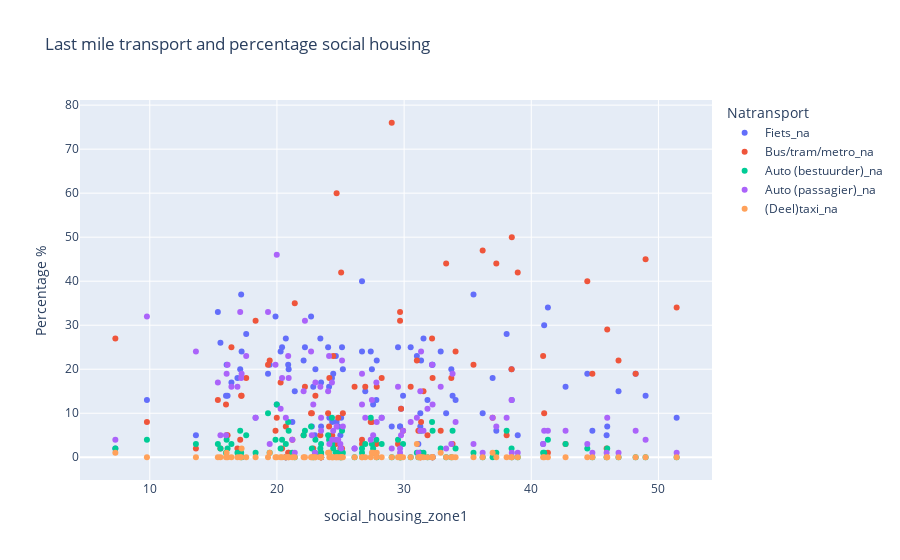

Source (notebook cell):
### Code cell
df_melted = stations_merged.melt(
    id_vars=['social_housing_zone1', 'Station_Naam'],
    value_vars=['Fiets_na', 'Bus/tram/metro_na', 'Auto (bestuurder)_na', 'Auto (passagier)_na', '(Deel)taxi_na'], 
    var_name='Natransport', 
    value_name='Percentage %'
)

fig = px.scatter(df_melted, x='social_housing_zone1', y='Percentage %', title='Last mile transport and percentage social housing', color='Natransport', hover_data=['Station_Naam'])
fig.show()

### Figure 1 — Plotly figure (JSON) as saved in the notebook; plotly's stock layout.template omitted (floating-point values rounded to 4 significant figures)
{"data": [{"customdata": [["alkmaar"], ["alkmaar-noord"], ["alphen-aan-den-rijn"], ["amsterdam-amstel"], ["amsterdam-centraal"], ["amsterdam-zuid"], ["anna-paulowna"], ["barendrecht"], ["beverwijk"], ["amsterdam-bijlmer-arena"], ["rotterdam-blaak"], ["bloemendaal"], ["bodegraven"], ["boskoop"], ["bovenkarspel-flora"], ["bovenkarspel-grootebroek"], ["bussum-zuid"], ["castricum"], ["de-vink"], ["delft"], ["delft-campus"], ["den-haag-centraal"], ["den-helder"], ["diemen"], ["diemen-zuid"], ["den-haag-hs"], ["den-helder-zuid"], ["dordrecht-zuid"], ["dordrecht"], ["driehuis"], ["duivendrecht"], ["enkhuizen"], ["gouda"], ["gouda-goverwelle"], ["haarlem"], ["halfweg-zwanenburg"], ["heemskerk"], ["heemstede-aerdenhout"], ["heerhugowaard"], ["heiloo"], ["hillegom"], ["hilversum"], ["hollandsche-rading"], ["amsterdam-holendrecht"], ["hoofddorp"], ["hoogkarspel"], ["hoorn"], ["hoorn-kersenboogerd"], ["zaandam-kogerveld"], ["koog-aan-de-zaan"], ["krommenie-assendelft"], ["den-haag-laan-van-noi"], ["lansingerland-zoetermeer"], ["leiden-centraal"], ["leiden-lammenschans"], ["amsterdam-lelylaan"], ["rotterdam-lombardijen"], ["den-haag-mariahoeve"], ["hilversum-media-park"], ["den-haag-moerwijk"], ["amsterdam-muiderpoort"], ["naarden-bussum"], ["nieuwerkerk-a-d-ijssel"], ["nieuw-vennep"], ["obdam"], ["overveen"], ["purmerend-overwhere"], ["purmerend"], ["amsterdam-rai"], ["rijswijk"], ["rotterdam-alexander"], ["rotterdam-centraal"], ["rotterdam-noord"], ["rotterdam-zuid"], ["santpoort-noord"], ["santpoort-zuid"], ["sassenheim"], ["schagen"], ["schiedam-centrum"], ["schiphol-airport"], ["capelle-schollevaar"], ["amsterdam-science-park"], ["amsterdam-sloterdijk"], ["boskoop-snijdelwijk"], ["haarlem-spaarnwoude"], ["hilversum-sportpark"], ["waddinxveen-triangel"], ["uitgeest"], ["voorburg"], ["voorhout"], ["voorschoten"], ["waddinxveen-noord"], ["waddinxveen"], ["weesp"], ["purmerend-weidevenne"], ["wormerveer"], ["den-haag-ypenburg"], ["zaandam"], ["zaandijk-zaanse-schans"], ["zandvoort-aan-zee"], ["zoetermeer"], ["zoetermeer-oost"], ["zwijndrecht"]], "hovertemplate": "Natransport=Fiets_na<br>social_housing_zone1=%{x}<br>Percentage %=%{y}<br>Station_Naam=%{customdata[0]}<extra></extra>", "legendgroup": "Fiets_na", "marker": {"color": "#636efa", "symbol": "circle"}, "mode": "markers", "name": "Fiets_na", "orientation": "h", "showlegend": true, "type": "scatter", "x": [24.43, 24.02, 20.29, 38.47, 36.18, 21.4, 19.99, 31.33, 30.52, 26.1, 38.93, 15.56, 20.4, 20.7, 26.69, 26.69, 24.1, 15.35, 27.38, 35.46, 41.31, 29.68, 31.0, 36.96, 40.93, 51.43, 32.2, 31.84, 34.05, 16.12, 29.03, 24.63, 25.18, 23.41, 19.43, 20.92, 38.06, 17.19, 16.04, 19.89, 22.68, 27.85, 13.63, 31.12, 18.32, 17.11, 26.94, 22.1, 38.45, 31.27, 29.52, 29.68, 32.24, 33.71, 31.52, 48.99, 45.97, 24.35, 24.99, 44.4, 46.86, 17.22, 33.81, 22.2, 9.775, 22.99, 41.01, 29.92, 24.82, 24.12, 37.25, 33.31, 48.21, 44.8, 27.56, 22.86, 19.3, 16.89, 24.69, 7.292, 42.7, 45.92, 25.05, 20.7, 27.82, 22.74, 23.47, 17.58, 15.99, 24.33, 25.12, 23.47, 23.47, 27.47, 20.88, 32.88, 16.42, 29.76, 31.27, 21.21, 28.24, 32.24, 23.02], "xaxis": "x", "y": [19, 25, 24, 13, 10, 15, 12, 22, 25, 2, 5, 26, 25, 27, 40, 24, 16, 33, 24, 37, 34, 7, 23, 18, 3, 9, 21, 13, 13, 14, 7, 23, 20, 27, 21, 20, 28, 37, 21, 32, 32, 22, 5, 3, 9, 20, 15, 22, 20, 10, 25, 7, 0, 20, 27, 14, 7, 8, 5, 19, 15, 24, 14, 25, 13, 5, 30, 14, 7, 9, 6, 10, 19, 6, 12, 16, 19, 18, 8, 2, 16, 5, 9, 0, 13, 7, 0, 28, 14, 18, 25, 7, 17, 20, 21, 24, 17, 11, 7, 8, 9, 21, 20], "yaxis": "y"}, {"customdata": [["alkmaar"], ["alkmaar-noord"], ["alphen-aan-den-rijn"], ["amsterdam-amstel"], ["amsterdam-centraal"], ["amsterdam-zuid"], ["anna-paulowna"], ["barendrecht"], ["beverwijk"], ["amsterdam-bijlmer-arena"], ["rotterdam-blaak"], ["bloemendaal"], ["bodegraven"], ["boskoop"], ["bovenkarspel-flora"], ["bovenkarspel-grootebroek"], ["bussum-zuid"], ["castricum"], ["de-vink"], ["delft"], ["delft-campus"], ["den-haag-centraal"], ["den-helder"], ["diemen"], ["diemen-zuid"], ["den-haag-hs"], ["den-helder-zuid"], ["dordrecht-zuid"], ["dordrecht"], ["driehuis"], ["duivendrecht"], ["enkhuizen"], ["gouda"], ["gouda-goverwelle"], ["haarlem"], ["halfweg-zwanenburg"], ["heemskerk"], ["heemstede-aerdenhout"], ["heerhugowaard"], ["heiloo"], ["hillegom"], ["hilversum"], ["hollandsche-rading"], ["amsterdam-holendrecht"], ["hoofddorp"], ["hoogkarspel"], ["hoorn"], ["hoorn-kersenboogerd"], ["zaandam-kogerveld"], ["koog-aan-de-zaan"], ["krommenie-assendelft"], ["den-haag-laan-van-noi"], ["lansingerland-zoetermeer"], ["leiden-centraal"], ["leiden-lammenschans"], ["amsterdam-lelylaan"], ["rotterdam-lombardijen"], ["den-haag-mariahoeve"], ["hilversum-media-park"], ["den-haag-moerwijk"], ["amsterdam-muiderpoort"], ["naarden-bussum"], ["nieuwerkerk-a-d-ijssel"], ["nieuw-vennep"], ["obdam"], ["overveen"], ["purmerend-overwhere"], ["purmerend"], ["amsterdam-rai"], ["rijswijk"], ["rotterdam-alexander"], ["rotterdam-centraal"], ["rotterdam-noord"], ["rotterdam-zuid"], ["santpoort-noord"], ["santpoort-zuid"], ["sassenheim"], ["schagen"], ["schiedam-centrum"], ["schiphol-airport"], ["capelle-schollevaar"], ["amsterdam-science-park"], ["amsterdam-sloterdijk"], ["boskoop-snijdelwijk"], ["haarlem-spaarnwoude"], ["hilversum-sportpark"], ["waddinxveen-triangel"], ["uitgeest"], ["voorburg"], ["voorhout"], ["voorschoten"], ["waddinxveen-noord"], ["waddinxveen"], ["weesp"], ["purmerend-weidevenne"], ["wormerveer"], ["den-haag-ypenburg"], ["zaandam"], ["zaandijk-zaanse-schans"], ["zandvoort-aan-zee"], ["zoetermeer"], ["zoetermeer-oost"], ["zwijndrecht"]], "hovertemplate": "Natransport=Bus/tram/metro_na<br>social_housing_zone1=%{x}<br>Percentage %=%{y}<br>Station_Naam=%{customdata[0]}<extra></extra>", "legendgroup": "Bus/tram/metro_na", "marker": {"color": "#EF553B", "symbol": "circle"}, "mode": "markers", "name": "Bus/tram/metro_na", "orientation": "h", "showlegend": true, "type": "scatter", "x": [24.43, 24.02, 20.29, 38.47, 36.18, 21.4, 19.99, 31.33, 30.52, 26.1, 38.93, 15.56, 20.4, 20.7, 26.69, 26.69, 24.1, 15.35, 27.38, 35.46, 41.31, 29.68, 31.0, 36.96, 40.93, 51.43, 32.2, 31.84, 34.05, 16.12, 29.03, 24.63, 25.18, 23.41, 19.43, 20.92, 38.06, 17.19, 16.04, 19.89, 22.68, 27.85, 13.63, 31.12, 18.32, 17.11, 26.94, 22.1, 38.45, 31.27, 29.52, 29.68, 32.24, 33.71, 31.52, 48.99, 45.97, 24.35, 24.99, 44.4, 46.86, 17.22, 33.81, 22.2, 9.775, 22.99, 41.01, 29.92, 24.82, 24.12, 37.25, 33.31, 48.21, 44.8, 27.56, 22.86, 19.3, 16.89, 24.69, 7.292, 42.7, 45.92, 25.05, 20.7, 27.82, 22.74, 23.47, 17.58, 15.99, 24.33, 25.12, 23.47, 23.47, 27.47, 20.88, 32.88, 16.42, 29.76, 31.27, 21.21, 28.24, 32.24, 23.02], "xaxis": "x", "y": ["23%", "10%", "17%", "50%", "47%", "35%", "9%", "8%", "16%", "16%", "42%", "2%", "2%", "7%", "3%", "4%", "7%", "13%", "8%", "21%", "1%", "33%", "22%", "9%", "23%", "34%", "27%", "5%", "24%", "5%", "76%", "3%", "10%", "5%", "22%", "1%", "5%", "14%", "5%", "6%", "10%", "16%", "2%", "6%", "31%", "4%", "16%", "5%", "20%", "0%", "3%", "31%", "0%", "18%", "15%", "45%", "29%", "5%", "2%", "40%", "22%", "14%", "3%", "16%", "8%", "1%", "10%", "6%", "9%", "18%", "44%", "44%", "19%", "19%", "1%", "2%", "21%", "2%", "60%", "27%", "3%", "2%", "42%", "0%", "3%", "10%", "0%", "18%", "12%", "4%", "2%", "0%", "1%", "8%", "1%", "6%", "25%", "11%", "0%", "4%", "18%", "18%", "14%"], "yaxis": "y"}, {"customdata": [["alkmaar"], ["alkmaar-noord"], ["alphen-aan-den-rijn"], ["amsterdam-amstel"], ["amsterdam-centraal"], ["amsterdam-zuid"], ["anna-paulowna"], ["barendrecht"], ["beverwijk"], ["amsterdam-bijlmer-arena"], ["rotterdam-blaak"], ["bloemendaal"], ["bodegraven"], ["boskoop"], ["bovenkarspel-flora"], ["bovenkarspel-grootebroek"], ["bussum-zuid"], ["castricum"], ["de-vink"], ["delft"], ["delft-campus"], ["den-haag-centraal"], ["den-helder"], ["diemen"], ["diemen-zuid"], ["den-haag-hs"], ["den-helder-zuid"], ["dordrecht-zuid"], ["dordrecht"], ["driehuis"], ["duivendrecht"], ["enkhuizen"], ["gouda"], ["gouda-goverwelle"], ["haarlem"], ["halfweg-zwanenburg"], ["heemskerk"], ["heemstede-aerdenhout"], ["heerhugowaard"], ["heiloo"], ["hillegom"], ["hilversum"], ["hollandsche-rading"], ["amsterdam-holendrecht"], ["hoofddorp"], ["hoogkarspel"], ["hoorn"], ["hoorn-kersenboogerd"], ["zaandam-kogerveld"], ["koog-aan-de-zaan"], ["krommenie-assendelft"], ["den-haag-laan-van-noi"], ["lansingerland-zoetermeer"], ["leiden-centraal"], ["leiden-lammenschans"], ["amsterdam-lelylaan"], ["rotterdam-lombardijen"], ["den-haag-mariahoeve"], ["hilversum-media-park"], ["den-haag-moerwijk"], ["amsterdam-muiderpoort"], ["naarden-bussum"], ["nieuwerkerk-a-d-ijssel"], ["nieuw-vennep"], ["obdam"], ["overveen"], ["purmerend-overwhere"], ["purmerend"], ["amsterdam-rai"], ["rijswijk"], ["rotterdam-alexander"], ["rotterdam-centraal"], ["rotterdam-noord"], ["rotterdam-zuid"], ["santpoort-noord"], ["santpoort-zuid"], ["sassenheim"], ["schagen"], ["schiedam-centrum"], ["schiphol-airport"], ["capelle-schollevaar"], ["amsterdam-science-park"], ["amsterdam-sloterdijk"], ["boskoop-snijdelwijk"], ["haarlem-spaarnwoude"], ["hilversum-sportpark"], ["waddinxveen-triangel"], ["uitgeest"], ["voorburg"], ["voorhout"], ["voorschoten"], ["waddinxveen-noord"], ["waddinxveen"], ["weesp"], ["purmerend-weidevenne"], ["wormerveer"], ["den-haag-ypenburg"], ["zaandam"], ["zaandijk-zaanse-schans"], ["zandvoort-aan-zee"], ["zoetermeer"], ["zoetermeer-oost"], ["zwijndrecht"]], "hovertemplate": "Natransport=Auto (bestuurder)_na<br>social_housing_zone1=%{x}<br>Percentage %=%{y}<br>Station_Naam=%{customdata[0]}<extra></extra>", "legendgroup": "Auto (bestuurder)_na", "marker": {"color": "#00cc96", "symbol": "circle"}, "mode": "markers", "name": "Auto (bestuurder)_na", "orientation": "h", "showlegend": true, "type": "scatter", "x": [24.43, 24.02, 20.29, 38.47, 36.18, 21.4, 19.99, 31.33, 30.52, 26.1, 38.93, 15.56, 20.4, 20.7, 26.69, 26.69, 24.1, 15.35, 27.38, 35.46, 41.31, 29.68, 31.0, 36.96, 40.93, 51.43, 32.2, 31.84, 34.05, 16.12, 29.03, 24.63, 25.18, 23.41, 19.43, 20.92, 38.06, 17.19, 16.04, 19.89, 22.68, 27.85, 13.63, 31.12, 18.32, 17.11, 26.94, 22.1, 38.45, 31.27, 29.52, 29.68, 32.24, 33.71, 31.52, 48.99, 45.97, 24.35, 24.99, 44.4, 46.86, 17.22, 33.81, 22.2, 9.775, 22.99, 41.01, 29.92, 24.82, 24.12, 37.25, 33.31, 48.21, 44.8, 27.56, 22.86, 19.3, 16.89, 24.69, 7.292, 42.7, 45.92, 25.05, 20.7, 27.82, 22.74, 23.47, 17.58, 15.99, 24.33, 25.12, 23.47, 23.47, 27.47, 20.88, 32.88, 16.42, 29.76, 31.27, 21.21, 28.24, 32.24, 23.02], "xaxis": "x", "y": ["2%", "5%", "2%", "0%", "0%", "0%", "12%", "6%", "0%", "0%", "0%", "2%", "4%", "3%", "1%", "2%", "4%", "3%", "9%", "1%", "4%", "0%", "1%", "0%", "1%", "0%", "8%", "0%", "2%", "2%", "0%", "1%", "1%", "2%", "1%", "6%", "6%", "1%", "4%", "4%", "7%", "0%", "3%", "0%", "1%", "6%", "3%", "5%", "2%", "1%", "4%", "0%", "0%", "0%", "1%", "0%", "2%", "3%", "0%", "2%", "0%", "0%", "6%", "6%", "4%", "1%", "1%", "3%", "1%", "1%", "1%", "0%", "0%", "0%", "2%", "0%", "10%", "1%", "1%", "2%", "3%", "0%", "0%", "0%", "4%", "2%", "0%", "5%", "1%", "9%", "6%", "1%", "3%", "3%", "8%", "2%", "3%", "0%", "1%", "1%", "3%", "6%", "4%"], "yaxis": "y"}, {"customdata": [["alkmaar"], ["alkmaar-noord"], ["alphen-aan-den-rijn"], ["amsterdam-amstel"], ["amsterdam-centraal"], ["amsterdam-zuid"], ["anna-paulowna"], ["barendrecht"], ["beverwijk"], ["amsterdam-bijlmer-arena"], ["rotterdam-blaak"], ["bloemendaal"], ["bodegraven"], ["boskoop"], ["bovenkarspel-flora"], ["bovenkarspel-grootebroek"], ["bussum-zuid"], ["castricum"], ["de-vink"], ["delft"], ["delft-campus"], ["den-haag-centraal"], ["den-helder"], ["diemen"], ["diemen-zuid"], ["den-haag-hs"], ["den-helder-zuid"], ["dordrecht-zuid"], ["dordrecht"], ["driehuis"], ["duivendrecht"], ["enkhuizen"], ["gouda"], ["gouda-goverwelle"], ["haarlem"], ["halfweg-zwanenburg"], ["heemskerk"], ["heemstede-aerdenhout"], ["heerhugowaard"], ["heiloo"], ["hillegom"], ["hilversum"], ["hollandsche-rading"], ["amsterdam-holendrecht"], ["hoofddorp"], ["hoogkarspel"], ["hoorn"], ["hoorn-kersenboogerd"], ["zaandam-kogerveld"], ["koog-aan-de-zaan"], ["krommenie-assendelft"], ["den-haag-laan-van-noi"], ["lansingerland-zoetermeer"], ["leiden-centraal"], ["leiden-lammenschans"], ["amsterdam-lelylaan"], ["rotterdam-lombardijen"], ["den-haag-mariahoeve"], ["hilversum-media-park"], ["den-haag-moerwijk"], ["amsterdam-muiderpoort"], ["naarden-bussum"], ["nieuwerkerk-a-d-ijssel"], ["nieuw-vennep"], ["obdam"], ["overveen"], ["purmerend-overwhere"], ["purmerend"], ["amsterdam-rai"], ["rijswijk"], ["rotterdam-alexander"], ["rotterdam-centraal"], ["rotterdam-noord"], ["rotterdam-zuid"], ["santpoort-noord"], ["santpoort-zuid"], ["sassenheim"], ["schagen"], ["schiedam-centrum"], ["schiphol-airport"], ["capelle-schollevaar"], ["amsterdam-science-park"], ["amsterdam-sloterdijk"], ["boskoop-snijdelwijk"], ["haarlem-spaarnwoude"], ["hilversum-sportpark"], ["waddinxveen-triangel"], ["uitgeest"], ["voorburg"], ["voorhout"], ["voorschoten"], ["waddinxveen-noord"], ["waddinxveen"], ["weesp"], ["purmerend-weidevenne"], ["wormerveer"], ["den-haag-ypenburg"], ["zaandam"], ["zaandijk-zaanse-schans"], ["zandvoort-aan-zee"], ["zoetermeer"], ["zoetermeer-oost"], ["zwijndrecht"]], "hovertemplate": "Natransport=Auto (passagier)_na<br>social_housing_zone1=%{x}<br>Percentage %=%{y}<br>Station_Naam=%{customdata[0]}<extra></extra>", "legendgroup": "Auto (passagier)_na", "marker": {"color": "#ab63fa", "symbol": "circle"}, "mode": "markers", "name": "Auto (passagier)_na", "orientation": "h", "showlegend": true, "type": "scatter", "x": [24.43, 24.02, 20.29, 38.47, 36.18, 21.4, 19.99, 31.33, 30.52, 26.1, 38.93, 15.56, 20.4, 20.7, 26.69, 26.69, 24.1, 15.35, 27.38, 35.46, 41.31, 29.68, 31.0, 36.96, 40.93, 51.43, 32.2, 31.84, 34.05, 16.12, 29.03, 24.63, 25.18, 23.41, 19.43, 20.92, 38.06, 17.19, 16.04, 19.89, 22.68, 27.85, 13.63, 31.12, 18.32, 17.11, 26.94, 22.1, 38.45, 31.27, 29.52, 29.68, 32.24, 33.71, 31.52, 48.99, 45.97, 24.35, 24.99, 44.4, 46.86, 17.22, 33.81, 22.2, 9.775, 22.99, 41.01, 29.92, 24.82, 24.12, 37.25, 33.31, 48.21, 44.8, 27.56, 22.86, 19.3, 16.89, 24.69, 7.292, 42.7, 45.92, 25.05, 20.7, 27.82, 22.74, 23.47, 17.58, 15.99, 24.33, 25.12, 23.47, 23.47, 27.47, 20.88, 32.88, 16.42, 29.76, 31.27, 21.21, 28.24, 32.24, 23.02], "xaxis": "x", "y": ["6%", "15%", "11%", "1%", "1%", "1%", "46%", "24%", "8%", "2%", "1%", "5%", "18%", "9%", "12%", "19%", "23%", "17%", "4%", "3%", "6%", "1%", "9%", "9%", "3%", "1%", "21%", "11%", "8%", "21%", "2%", "4%", "7%", "16%", "3%", "18%", "9%", "18%", "19%", "21%", "24%", "8%", "24%", "1%", "9%", "33%", "9%", "15%", "13%", "6%", "16%", "2%", "0%", "3%", "6%", "4%", "9%", "4%", "3%", "3%", "1%", "19%", "19%", "31%", "32%", "1%", "6%", "6%", "4%", "3%", "7%", "2%", "6%", "1%", "5%", "12%", "33%", "16%", "7%", "4%", "6%", "1%", "2%", "0%", "17%", "5%", "0%", "23%", "5%", "17%", "22%", "6%", "9%", "13%", "23%", "16%", "16%", "5%", "15%", "4%", "9%", "12%", "17%"], "yaxis": "y"}, {"customdata": [["alkmaar"], ["alkmaar-noord"], ["alphen-aan-den-rijn"], ["amsterdam-amstel"], ["amsterdam-centraal"], ["amsterdam-zuid"], ["anna-paulowna"], ["barendrecht"], ["beverwijk"], ["amsterdam-bijlmer-arena"], ["rotterdam-blaak"], ["bloemendaal"], ["bodegraven"], ["boskoop"], ["bovenkarspel-flora"], ["bovenkarspel-grootebroek"], ["bussum-zuid"], ["castricum"], ["de-vink"], ["delft"], ["delft-campus"], ["den-haag-centraal"], ["den-helder"], ["diemen"], ["diemen-zuid"], ["den-haag-hs"], ["den-helder-zuid"], ["dordrecht-zuid"], ["dordrecht"], ["driehuis"], ["duivendrecht"], ["enkhuizen"], ["gouda"], ["gouda-goverwelle"], ["haarlem"], ["halfweg-zwanenburg"], ["heemskerk"], ["heemstede-aerdenhout"], ["heerhugowaard"], ["heiloo"], ["hillegom"], ["hilversum"], ["hollandsche-rading"], ["amsterdam-holendrecht"], ["hoofddorp"], ["hoogkarspel"], ["hoorn"], ["hoorn-kersenboogerd"], ["zaandam-kogerveld"], ["koog-aan-de-zaan"], ["krommenie-assendelft"], ["den-haag-laan-van-noi"], ["lansingerland-zoetermeer"], ["leiden-centraal"], ["leiden-lammenschans"], ["amsterdam-lelylaan"], ["rotterdam-lombardijen"], ["den-haag-mariahoeve"], ["hilversum-media-park"], ["den-haag-moerwijk"], ["amsterdam-muiderpoort"], ["naarden-bussum"], ["nieuwerkerk-a-d-ijssel"], ["nieuw-vennep"], ["obdam"], ["overveen"], ["purmerend-overwhere"], ["purmerend"], ["amsterdam-rai"], ["rijswijk"], ["rotterdam-alexander"], ["rotterdam-centraal"], ["rotterdam-noord"], ["rotterdam-zuid"], ["santpoort-noord"], ["santpoort-zuid"], ["sassenheim"], ["schagen"], ["schiedam-centrum"], ["schiphol-airport"], ["capelle-schollevaar"], ["amsterdam-science-park"], ["amsterdam-sloterdijk"], ["boskoop-snijdelwijk"], ["haarlem-spaarnwoude"], ["hilversum-sportpark"], ["waddinxveen-triangel"], ["uitgeest"], ["voorburg"], ["voorhout"], ["voorschoten"], ["waddinxveen-noord"], ["waddinxveen"], ["weesp"], ["purmerend-weidevenne"], ["wormerveer"], ["den-haag-ypenburg"], ["zaandam"], ["zaandijk-zaanse-schans"], ["zandvoort-aan-zee"], ["zoetermeer"], ["zoetermeer-oost"], ["zwijndrecht"]], "hovertemplate": "Natransport=(Deel)taxi_na<br>social_housing_zone1=%{x}<br>Percentage %=%{y}<br>Station_Naam=%{customdata[0]}<extra></extra>", "legendgroup": "(Deel)taxi_na", "marker": {"color": "#FFA15A", "symbol": "circle"}, "mode": "markers", "name": "(Deel)taxi_na", "orientation": "h", "showlegend": true, "type": "scatter", "x": [24.43, 24.02, 20.29, 38.47, 36.18, 21.4, 19.99, 31.33, 30.52, 26.1, 38.93, 15.56, 20.4, 20.7, 26.69, 26.69, 24.1, 15.35, 27.38, 35.46, 41.31, 29.68, 31.0, 36.96, 40.93, 51.43, 32.2, 31.84, 34.05, 16.12, 29.03, 24.63, 25.18, 23.41, 19.43, 20.92, 38.06, 17.19, 16.04, 19.89, 22.68, 27.85, 13.63, 31.12, 18.32, 17.11, 26.94, 22.1, 38.45, 31.27, 29.52, 29.68, 32.24, 33.71, 31.52, 48.99, 45.97, 24.35, 24.99, 44.4, 46.86, 17.22, 33.81, 22.2, 9.775, 22.99, 41.01, 29.92, 24.82, 24.12, 37.25, 33.31, 48.21, 44.8, 27.56, 22.86, 19.3, 16.89, 24.69, 7.292, 42.7, 45.92, 25.05, 20.7, 27.82, 22.74, 23.47, 17.58, 15.99, 24.33, 25.12, 23.47, 23.47, 27.47, 20.88, 32.88, 16.42, 29.76, 31.27, 21.21, 28.24, 32.24, 23.02], "xaxis": "x", "y": ["0%", "1%", "0%", "0%", "0%", "0%", "0%", "0%", "0%", "0%", "0%", "0%", "0%", "0%", "0%", "0%", "1%", "0%", "0%", "0%", "0%", "0%", "3%", "1%", "0%", "0%", "0%", "0%", "0%", "0%", "0%", "0%", "0%", "0%", "1%", "0%", "0%", "0%", "1%", "0%", "0%", "1%", "0%", "0%", "0%", "0%", "0%", "0%", "0%", "0%", "0%", "0%", "0%", "0%", "0%", "0%", "0%", "0%", "0%", "0%", "0%", "2%", "0%", "0%", "0%", "0%", "0%", "0%", "0%", "0%", "0%", "0%", "0%", "0%", "1%", "0%", "0%", "0%", "0%", "1%", "0%", "0%", "0%", "0%", "0%", "0%", "0%", "0%", "0%", "0%", "0%", "0%", "0%", "1%", "0%", "1%", "0%", "0%", "0%", "0%", "0%", "0%", "0%"], "yaxis": "y"}], "layout": {"legend": {"title": {"text": "Natransport"}, "tracegroupgap": 0}, "title": {"text": "Last mile transport and percentage social housing"}, "xaxis": {"anchor": "y", "domain": [0, 1], "title": {"text": "social_housing_zone1"}}, "yaxis": {"anchor": "x", "domain": [0, 1], "title": {"text": "Percentage %"}}}}
